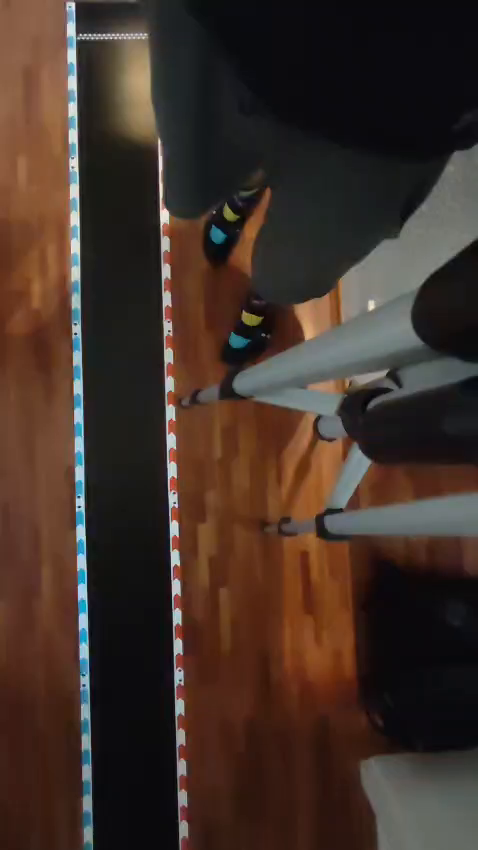
#> input picture frame 0 of Other tools/Auto Parameter messen/media/Beschleunigung mit speed.mp4, 478 x 850 px, given in place of Beschleunigung von 0.mp4, which was not available
$ python analyse_v8.py
#> lines starting #> are read from the running program, lines starting #| are printed output that depends on the picture; pictures that were not available may be replaced by others from this repository, and a replacement may not be noted
"""
Kinematik-Analyse v8

Basis: v6 (bewaehrt), mit gezielten Verbesserungen:
1. N_MAX_PX-Filter (n>2000 = falsches Blob): Entfernt grosse Fehldetektionen
   am Ende von Bremsen-Videos (Frames 110-113: n=3065-4229).
2. abs(v) in Geschwindigkeitsberechnung -> richtungsunabhaengig.
3. "Mit Geschwindigkeit": SG-Filter statt rohe Differenzen + zeigt v(t)-Kurven.
4. Bremsen: i0-Start erst bei erster vollstaendiger Sichtbarkeit.
"""
import cv2
import numpy as np
import matplotlib.pyplot as plt
from datetime import datetime
from pathlib import Path
from scipy.optimize import curve_fit
from scipy.signal import savgol_filter

MEDIA    = Path(r'e:\Hochschule\Master\Carrera Hybrid\Code\VS Code\Carrera_rl\carrera_rl\Other tools\Auto Parameter messen\media\Geschnitten')
OUTDIR   = Path(r'e:\Hochschule\Master\Carrera Hybrid\Code\VS Code\Carrera_rl\carrera_rl\Other tools\Auto Parameter messen\Code')

PX_PER_M    = 400.0
X_MIN       = 700
X_MAX       = 1100
DIFF_THRESH = 25
N_MIN_PX    = 5       # Minimale Pixelzahl (wie v6)
N_MAX_PX    = 2000    # NEU: Maximale Pixelzahl (entfernt grosse Fehldetektionen)
MAX_JUMP_PX = 60
SG_WIN      = 21      # SG-Fenster: 21 Frames @ 30fps = 0.7s


# ---------------------------------------------------------------------------
# Tracking: Hintergrundsubtraktion + roher Schwerpunkt (wie v6, bewaehrt)
# + N_MAX_PX-Filter fuer grosse Fehldetektionen
# ---------------------------------------------------------------------------

def track_video(path):
    """Tracking wie v6 (Median-Hintergrund + roher Schwerpunkt), aber mit
    N_MAX_PX-Filter um grosse Fehldetektionen auszuschliessen."""
    cap   = cv2.VideoCapture(str(path))
    total = int(cap.get(cv2.CAP_PROP_FRAME_COUNT))
    fps   = cap.get(cv2.CAP_PROP_FPS)

    # Hintergrund: Median aus 30 gleichmaessig verteilten Frames (wie v6)
    samples = []
    for fi in np.linspace(0, total - 1, min(30, total), dtype=int):
        cap.set(cv2.CAP_PROP_POS_FRAMES, int(fi))
        ret, f = cap.read()
        if ret:
            samples.append(
                cv2.cvtColor(f, cv2.COLOR_BGR2GRAY).astype(np.float32)
            )
#> this loop made 30 passes
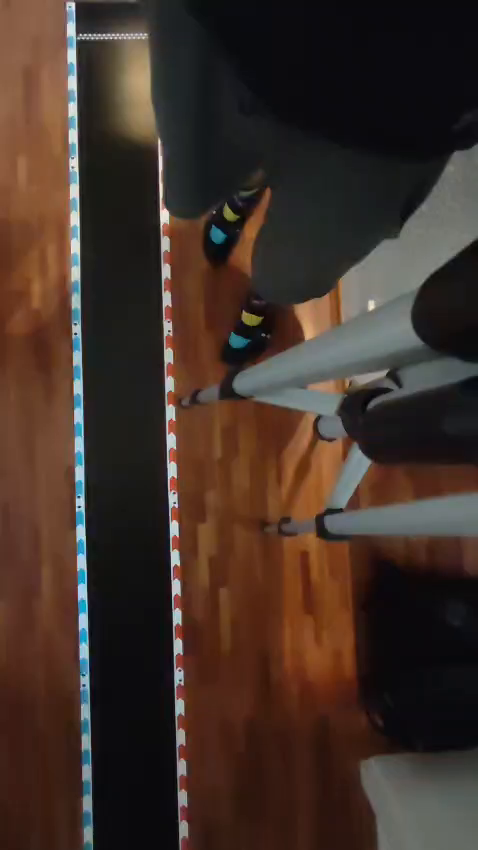
#> input picture frame 0 of Other tools/Auto Parameter messen/media/Beschleunigung mit speed.mp4, 478 x 850 px, given in place of Beschleunigung von 0.mp4, which was not available
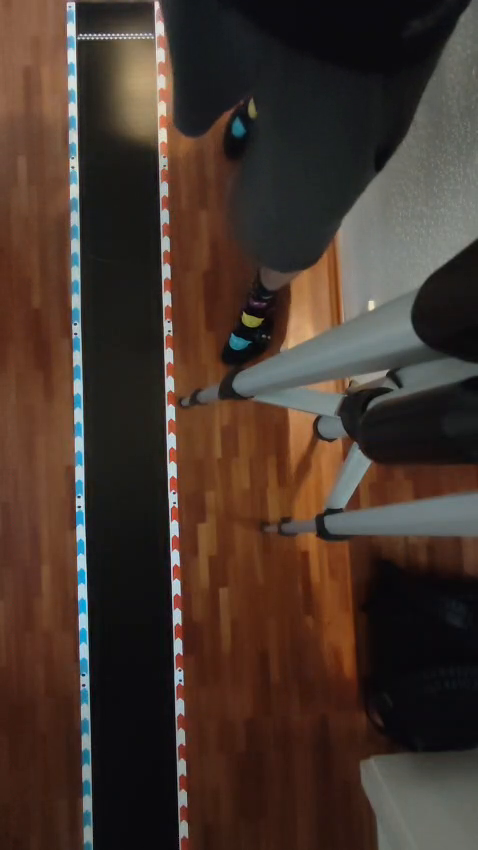
#> input picture frame 26 of Other tools/Auto Parameter messen/media/Beschleunigung mit speed.mp4, 478 x 850 px, given in place of Beschleunigung von 0.mp4, which was not available
#> pass 3, in track_video, `ret, f = cap.read()`:
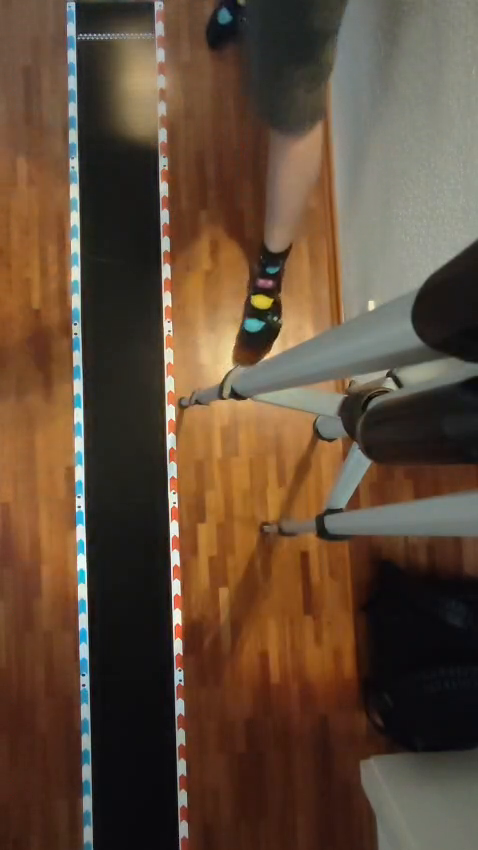
#> f: shape (850, 478, 3); mean B, G, R 56.2, 74.5, 95.9
#> after the loop:
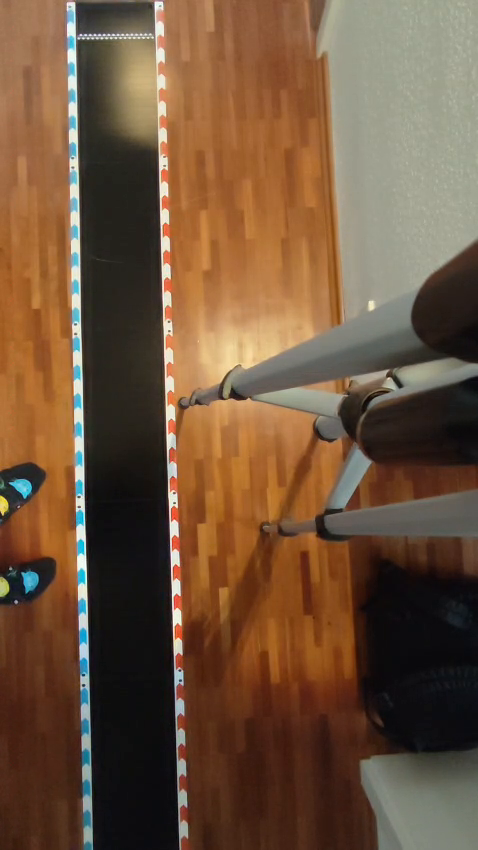
#> f: shape (850, 478, 3); mean B, G, R 60.4, 83.8, 111.4
#> after the loop, samples = 30 items
    bg = np.median(samples, axis=0)
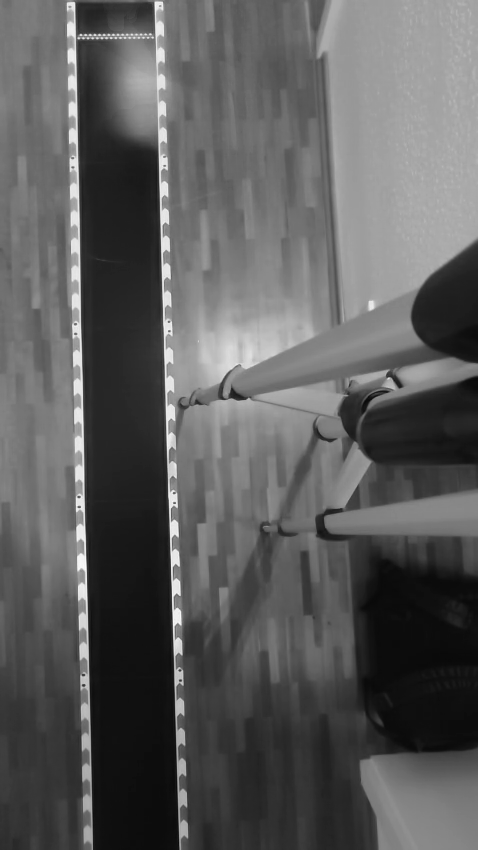
#> bg: shape (850, 478) float32; min 9, max 249, mean 92

    cap.set(cv2.CAP_PROP_POS_FRAMES, 0)
    raw = []

    for fi in range(total):
        ret, frame = cap.read()
        if not ret:
            break

        diff = np.clip(
            cv2.cvtColor(frame, cv2.COLOR_BGR2GRAY).astype(np.float32) - bg,
            0, 255
        ).astype(np.uint8)
        roi = diff[:, X_MIN:X_MAX]
        mask = roi > DIFF_THRESH
        n = int(np.count_nonzero(mask))

        if N_MIN_PX <= n <= N_MAX_PX:
            ys, _ = np.where(mask)
            raw.append((fi / fps, float(np.median(ys)), n))
#> after the loop, raw = []

    cap.release()

    arr = np.array(raw) if len(raw) >= 5 else None
    if arr is not None:
        print(f"  Tracking: {len(arr)}/{total} Frames, "
              f"y=[{arr[:,1].min():.0f}..{arr[:,1].max():.0f}]px, "
              f"n=[{arr[:,2].min():.0f}..{arr[:,2].max():.0f}]")
    else:
        print(f"  Tracking: KEINE Detektion")
    return arr


# ---------------------------------------------------------------------------
# Hilfs-Filter (unveraendert aus v6)
# ---------------------------------------------------------------------------

# [225 lines left out: functions remove_jumps, clip_forward, velocity_sg, analyse_accel, analyse_speed, analyse_brake, not called in this run]


# ---------------------------------------------------------------------------
# Ausfuehren
# ---------------------------------------------------------------------------

print("=" * 65)
print("ANALYSE v8")
print("=" * 65)

print("\nBeschleunigung von 0:")
r_a0 = analyse_accel(track_video(MEDIA / "Beschleunigung von 0.mp4"))

print("\nMit Geschwindigkeit V1:")
r_s1 = analyse_speed(track_video(MEDIA / "Beschleunigung mit speed.mp4"))

print("\nMit Geschwindigkeit V2:")
r_s2 = analyse_speed(track_video(MEDIA / "Beschleunigung mit Speed V2.mp4"))

print("\nBremsen V1:")
r_b1 = analyse_brake(track_video(MEDIA / "Bremsen mit geschwindigkeit V1.mp4"))

print("\nBremsen V2:")
r_b2 = analyse_brake(track_video(MEDIA / "Bremsen mit geschwindigkeit V2.mp4"))

speed_results = [r for r in [r_s1, r_s2] if r]
brake_results = [r for r in [r_b1, r_b2] if r]

v_max_list   = [r['v_max'] for r in speed_results]
v_max_meas   = float(np.mean(v_max_list)) if v_max_list else 1.62
a_brake_list = [r['a_brake'] for r in brake_results]
a_brake_mean = float(np.mean(a_brake_list)) if a_brake_list else None
V_MAX_LIT    = 1.8

print("\n" + "=" * 65)
print("ERGEBNISSE")
print("=" * 65)
if r_a0:
    print(f"  v_peak (Beschl.): {r_a0['v_peak']:.2f} m/s  "
          f"RMSE={r_a0['rmse']*100:.2f}cm")
if v_max_list:
    parts = ", ".join(f"V{i+1}={v:.2f}" for i, v in enumerate(v_max_list))
    print(f"  v_max gemessen:   {v_max_meas:.2f} m/s  ({parts})")
if a_brake_list:
    parts = ", ".join(f"V{i+1}={a:.3f}" for i, a in enumerate(a_brake_list))
    print(f"  a_brake:          {a_brake_mean:.3f} m/s^2  ({parts})")

# ---------------------------------------------------------------------------
# Plot
# ---------------------------------------------------------------------------

C_ACCEL  = "#1b5e20"
C_EXTRAP = "#558b2f"
C_SPEED1 = "#0d47a1"
C_SPEED2 = "#1565c0"
C_BRK1   = "#b71c1c"
C_BRK2   = "#e53935"
C_VMAX   = "#01579b"

fig, axes = plt.subplots(1, 2, figsize=(16, 6))
fig.suptitle(
    "Carrera Hybrid – Kinematik (v8)\n"
    f"14 px = 35 mm  |  "
    f"v_max gemessen: {v_max_meas:.2f} m/s  |  "
    f"v_max Literatur: {V_MAX_LIT} m/s",
    fontsize=11, fontweight="bold"
)

# ---- Panel 1: Positionsdaten ----
ax = axes[0]
ax.set_title("Position – Beschleunigung von 0", fontsize=10)
if r_a0:
    ax.scatter(r_a0['t'], r_a0['p'], s=4, color=C_ACCEL, alpha=0.4, zorder=2,
               label="Rohdaten")
    t_fit = np.linspace(0, r_a0['t'][-1], 400)
    ax.plot(t_fit, r_a0['pf'](t_fit), color=C_ACCEL, lw=2.5, zorder=3,
            label=f"Polynom-Fit  (RMSE={r_a0['rmse']*100:.2f} cm)")
else:
    ax.text(0.5, 0.5, "Keine Daten", transform=ax.transAxes,
            ha='center', va='center', fontsize=12, color='red')
ax.set_xlabel("Zeit (s)")
ax.set_ylabel("Position (m)")
ax.legend(fontsize=9)
ax.grid(True, alpha=0.3)

# ---- Panel 2: v(t) ----
ax = axes[1]
ax.set_title("Geschwindigkeit  v(t)  –  alle Messungen", fontsize=10)

GAP = 0.5   # optische Luecke zwischen Phasen
t_cursor = 0.0

# --- Phase 1: Beschleunigung von 0 ---
if r_a0:
    ts = r_a0['t_sm']
    vs = r_a0['v_sm']
    ax.fill_between(ts, 0, vs, alpha=0.12, color=C_ACCEL)
    ax.plot(ts, vs, color=C_ACCEL, lw=2.5,
            label=f"Beschl. von 0  (v_peak={r_a0['v_peak']:.2f} m/s)")

    # Extrapolation via Drag-Modell bis v_max
    v_end = float(r_a0['vf'](ts[-1]))
    dv    = float(r_a0['vf'](ts[-1]) - r_a0['vf'](max(ts[-1] - 0.1, 0)))
    a_end = dv / 0.1
    v_inf = v_max_meas
    if v_end < v_inf and a_end > 0.01:
        ratio = max(1 - v_end / v_inf, 0.02)
        k_x   = max(a_end / (v_inf * ratio), 0.05)
        t_eq  = -np.log(max(ratio, 0.001)) / k_x
        t_99  = min(-np.log(0.01) / k_x - t_eq, 5.0)
        t_ext = np.linspace(0, t_99, 200)
        v_ext = v_inf * (1 - np.exp(-k_x * (t_ext + t_eq)))
        m_ext = v_ext > v_end
        if m_ext.any():
            ax.plot(ts[-1] + t_ext[m_ext], v_ext[m_ext],
                    color=C_EXTRAP, lw=2, ls="--",
                    label=f"Extrapolation -> {v_inf:.2f} m/s")
            t_cursor = ts[-1] + t_ext[m_ext][-1]
        else:
            t_cursor = ts[-1]
    else:
        t_cursor = ts[-1]

# --- Phase 2: Mit Geschwindigkeit -> horizontales Band bei v_max ---
for r, c, lbl in [(r_s1, C_SPEED1, "Mit Geschw. V1"),
                  (r_s2, C_SPEED2, "Mit Geschw. V2")]:
    if r is None:
        continue
    t_off = t_cursor + GAP
    t_end = t_off + r['t_span']
    # Shaded band: ±10 % als Messungenauigkeit
    band = max(r['v_std'], r['v_max'] * 0.07)
    ax.fill_between([t_off, t_end],
                    r['v_max'] - band, r['v_max'] + band,
                    alpha=0.18, color=c)
    ax.hlines(r['v_max'], t_off, t_end, color=c, lw=2.5,
              label=f"{lbl}  (v_max={r['v_max']:.2f} m/s)")
    t_cursor = t_end

# --- Phase 3: Bremsung ---
for r, c, lbl in [(r_b1, C_BRK1, "Bremsen V1"),
                  (r_b2, C_BRK2, "Bremsen V2")]:
    if r is None:
        continue
    t_off = t_cursor + GAP
    # Rohe SG-Daten NUR ab Peak (transparent, als Punktewolke)
    ax.plot(r['t_raw_brk'] + t_off, r['v_raw_brk'],
            color=c, lw=0, marker='.', ms=2.5, alpha=0.35, zorder=2)
    # Gefittete lineare Bremskurve
    ax.fill_between(r['t_plot'] + t_off, 0, r['v_plot'],
                    alpha=0.13, color=c)
    ax.plot(r['t_plot'] + t_off, r['v_plot'],
            color=c, lw=2.8, zorder=3,
            label=f"{lbl}  (a={r['a_brake']:.2f} m/s²)")
    t_cursor = t_off + r['t_plot'][-1]

# Referenzlinien
ax.axhline(v_max_meas, color=C_VMAX, lw=1.3, ls="-.", alpha=0.8)
ax.text(0.01, v_max_meas + 0.04,
        f"v_max (gemessen) = {v_max_meas:.2f} m/s",
        color=C_VMAX, fontsize=8.5, transform=ax.get_yaxis_transform())
ax.axhline(V_MAX_LIT, color="#e65100", lw=1.0, ls=":", alpha=0.6)
ax.text(0.01, V_MAX_LIT + 0.04,
        f"v_max (Literatur) = {V_MAX_LIT} m/s",
        color="#e65100", fontsize=8.5, transform=ax.get_yaxis_transform())

ax.set_xlabel("Zeit (relativ, s)")
ax.set_ylabel("Geschwindigkeit (m/s)")
ax.set_ylim(-0.05, V_MAX_LIT * 1.20)
ax.set_xlim(-0.3, t_cursor + 0.5)
ax.legend(fontsize=8.5, loc="upper right")
ax.grid(True, alpha=0.3)

# Parameterbox
if a_brake_mean:
    box = (
        f"Simulationsparameter:\n"
        f"  v_max (gemessen)  = {v_max_meas:.2f} m/s\n"
        f"  v_max (Literatur) = {V_MAX_LIT:.1f} m/s\n"
        f"  a_brake (Mittel)  = {a_brake_mean:.3f} m/s^2"
    )
    ax.text(0.98, 0.25, box, transform=ax.transAxes, fontsize=8.5,
            va="center", ha="right",
            bbox=dict(boxstyle="round,pad=0.5",
                      fc="lightyellow", ec="gray", alpha=0.92))

plt.tight_layout()
ts  = datetime.now().strftime("%H%M%S")
out = OUTDIR / f"kinematik_v8_{ts}.png"
plt.savefig(str(out), dpi=150, bbox_inches="tight")
plt.close()
print(f"\nPlot: {out}")

$ run again, starting later in the video
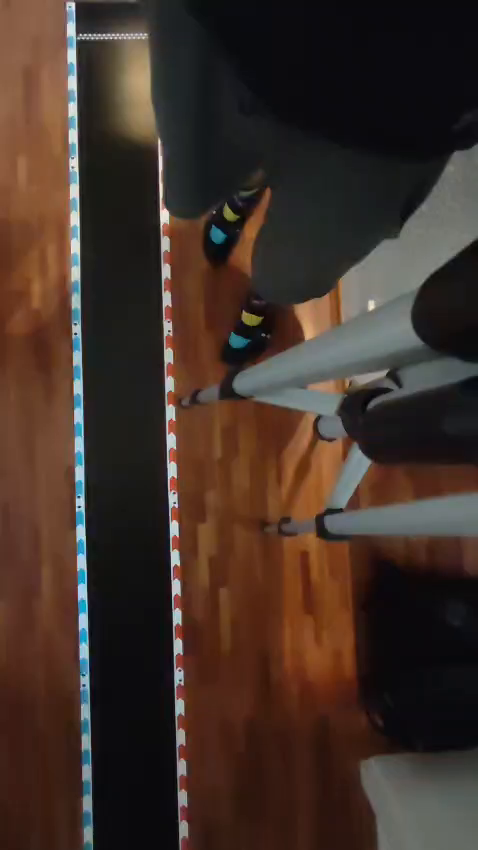
#> input picture frame 0 of Other tools/Auto Parameter messen/media/Beschleunigung mit speed.mp4, 478 x 850 px, given in place of Beschleunigung von 0.mp4, which was not available
#> the loop in track_video, `for fi in np.linspace(0, total - 1, min(30, total), dtype=int):` made 30 passes
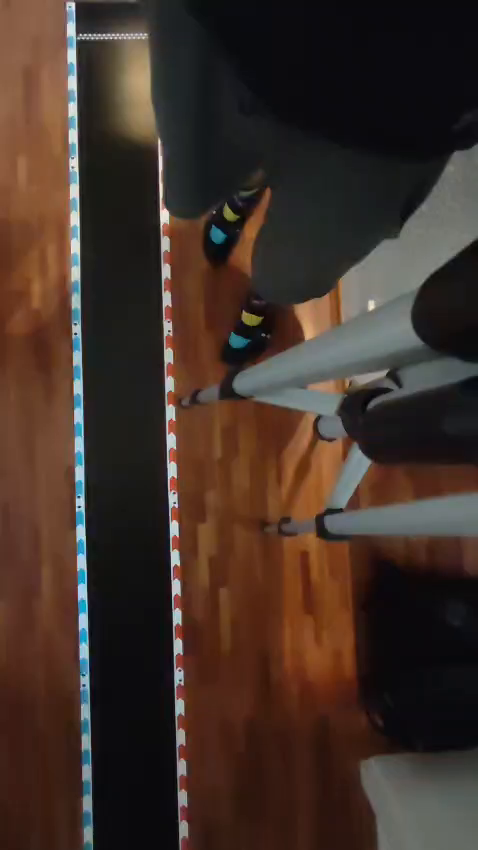
#> input picture frame 0 of Other tools/Auto Parameter messen/media/Beschleunigung mit speed.mp4, 478 x 850 px, given in place of Beschleunigung von 0.mp4, which was not available
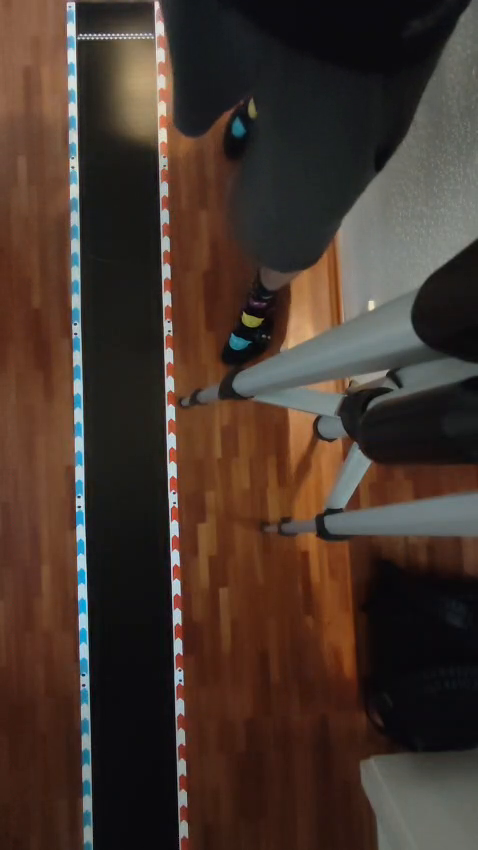
#> input picture frame 26 of Other tools/Auto Parameter messen/media/Beschleunigung mit speed.mp4, 478 x 850 px, given in place of Beschleunigung von 0.mp4, which was not available
#> after the loop in track_video, `for fi in np.linspace(0, total - 1, min(30, total), dtype=int):`: samples = 30 items
#> after the loop in track_video, `for fi in range(total):`: raw = []

$ run again, starting later in the video
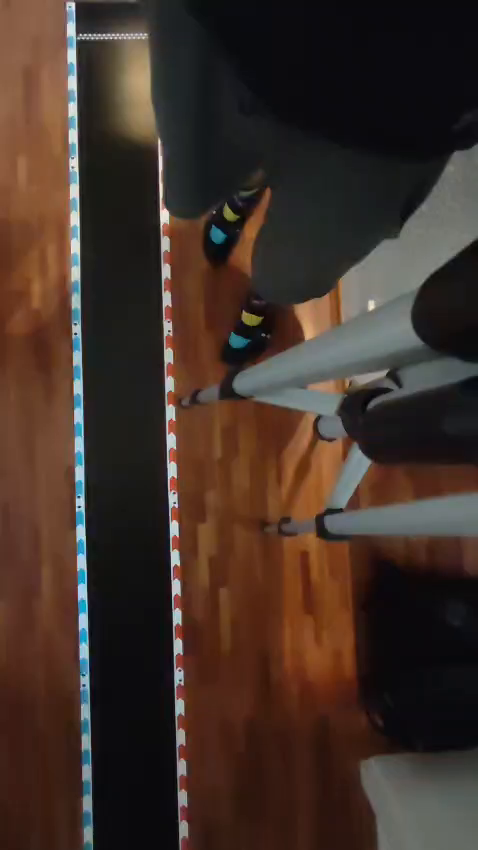
#> input picture frame 0 of Other tools/Auto Parameter messen/media/Beschleunigung mit speed.mp4, 478 x 850 px, given in place of Beschleunigung von 0.mp4, which was not available
#> the loop in track_video, `for fi in np.linspace(0, total - 1, min(30, total), dtype=int):` made 30 passes
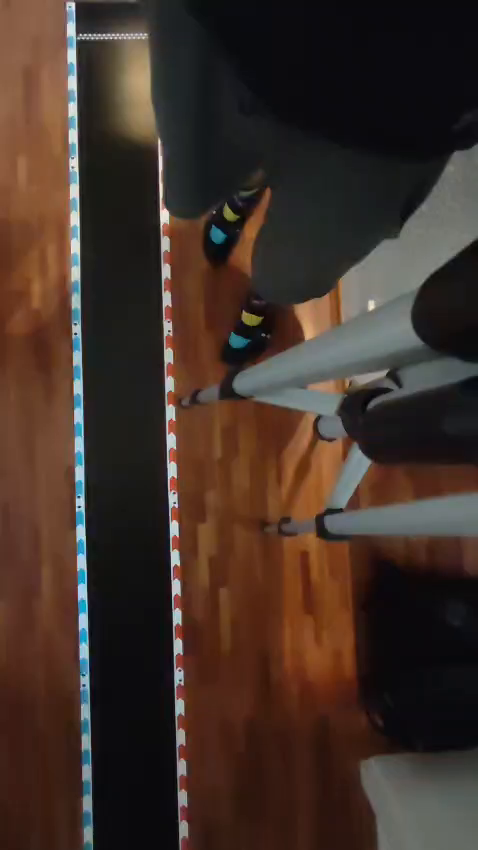
#> input picture frame 0 of Other tools/Auto Parameter messen/media/Beschleunigung mit speed.mp4, 478 x 850 px, given in place of Beschleunigung von 0.mp4, which was not available
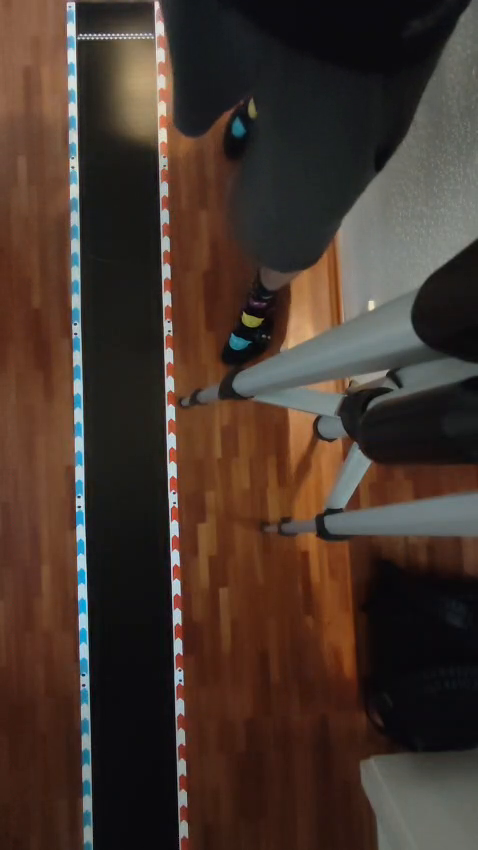
#> input picture frame 26 of Other tools/Auto Parameter messen/media/Beschleunigung mit speed.mp4, 478 x 850 px, given in place of Beschleunigung von 0.mp4, which was not available
#> after the loop in track_video, `for fi in np.linspace(0, total - 1, min(30, total), dtype=int):`: samples = 30 items
#> after the loop in track_video, `for fi in range(total):`: raw = []
